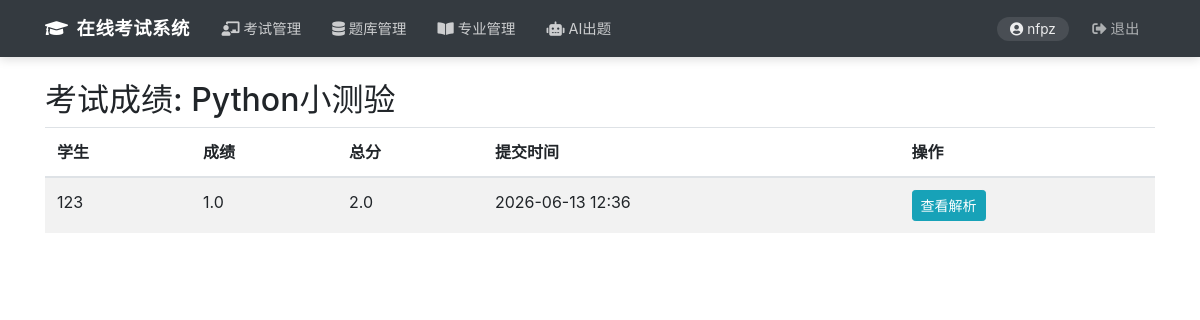
Screenshot of /results/exam/2 (signed in) with the database file from the repository.
### database/models.py (models this page shows, shortened)
class User(db.Model, UserMixin):
    id = db.Column(db.Integer, primary_key=True)
    username = db.Column(db.String(20), unique=True, nullable=False)
    email = db.Column(db.String(120), unique=True)  # , nullable=False)
    password_hash = db.Column(db.String(60), nullable=False)
    role = db.Column(db.String(20), nullable=False)
    created_at = db.Column(db.DateTime, nullable=False, default=datetime.utcnow)
    def is_teacher(self):
        return self.role == RoleEnum.TEACHER

class Exam(db.Model):
    id = db.Column(db.Integer, primary_key=True)
    title = db.Column(db.String(100), nullable=False)
    description = db.Column(db.Text)
    start_time = db.Column(db.DateTime, nullable=False)
    end_time = db.Column(db.DateTime, nullable=False)
    duration = db.Column(db.Integer, nullable=False)  # 分钟
    status = db.Column(db.String(20), nullable=False, default=ExamStatusEnum.DRAFT)
    creator_id = db.Column(db.Integer, db.ForeignKey('user.id'), nullable=False)
    created_at = db.Column(db.DateTime, nullable=False, default=datetime.utcnow)
    creator = db.relationship('User', backref='exams', lazy=True)
    exam_questions = db.relationship('ExamQuestion', backref='exam', lazy=True)
    exam_students = db.relationship('ExamStudent', backref='exam', lazy=True)
    sessions = db.relationship('ExamSession', backref='exam', lazy=True)
    results = db.relationship('Result', backref='exam', lazy=True)

class Result(db.Model):
    id = db.Column(db.Integer, primary_key=True)
    exam_id = db.Column(db.Integer, db.ForeignKey('exam.id'), nullable=False)
    student_id = db.Column(db.Integer, db.ForeignKey('user.id'), nullable=False)
    score = db.Column(db.Float, nullable=False)
    total_score = db.Column(db.Float, nullable=False)
    submitted_at = db.Column(db.DateTime, nullable=False, default=datetime.utcnow)
    ai_analysis = db.Column(db.Text)
    student = db.relationship('User', backref='results', lazy=True)

### result/routes.py (the view)
@result_bp.route("/results/exam/<int:exam_id>")
@login_required
def exam_results(exam_id):
    if not current_user.is_teacher():
        flash('无权访问', 'danger')
        return redirect(url_for('home'))
    exam = Exam.query.get_or_404(exam_id)
    if exam.creator_id != current_user.id:
        flash('无权查看此考试成绩', 'danger')
        return redirect(url_for('exam.dashboard'))
    return render_template('result/exam_results.html', exam=exam)

### app.py (called while the page is built, shortened)
@login_manager.user_loader
def load_user(user_id):
    from database.models import User
    return db.session.get(User, int(user_id))

@app.before_request
def auto_end_expired_exams():
    from database.models import Exam, ExamSession, ExamStatusEnum, Answer, ExamQuestion, Result, Question, QuestionTypeEnum
    OBJECTIVE_TYPES = {'single_choice', 'multiple_choice', 'true_false', 'fill_blank'}
    try:
        now = datetime.now()
        expired_exams = Exam.query.filter(
            Exam.status == ExamStatusEnum.PUBLISHED,
            Exam.end_time < now
        ).all()
        if expired_exams:
            db.session.commit()
    except Exception:
        db.session.rollback()

### templates/result/exam_results.html (shortened to what this page needs)
<!DOCTYPE html>
<html lang="zh-CN">
<head>
    <link rel="stylesheet" href="https://maxcdn.bootstrapcdn.com/bootstrap/4.5.2/css/bootstrap.min.css">
</head>
<body>
    {% include 'layout/header.html' %}
    <div class="container mt-4">
        <h2>考试成绩: {{ exam.title }}</h2>
        <table class="table table-striped">
            <thead>
                <tr>
                    <th>学生</th>
                    <th>成绩</th>
                    <th>总分</th>
                    <th>提交时间</th>
                    <th>操作</th>
                </tr>
            </thead>
            <tbody>
                {% for result in exam.results %}
                <tr>
                    <td>{{ result.student.username }}</td>
                    <td>{{ result.score }}</td>
                    <td>{{ result.total_score }}</td>
                    <td>{{ result.submitted_at.strftime('%Y-%m-%d %H:%M') }}</td>
                    <td>
                        {% if exam.status == 'ended' %}
                            <a href="{{ url_for('result.view_analysis', exam_id=exam.id, student_id=result.student_id) }}"
                               class="btn btn-sm btn-info">查看解析</a>
                        {% endif %}
                    </td>
                </tr>
                {% endfor %}
            </tbody>
        </table>
    </div>
</body>
</html>

### templates/layout/header.html (shortened to what this page needs)
<!DOCTYPE html>
<html lang="zh-CN">
<head>
    <link rel="stylesheet" href="https://maxcdn.bootstrapcdn.com/bootstrap/4.5.2/css/bootstrap.min.css">
    <link rel="stylesheet" href="https://cdnjs.cloudflare.com/ajax/libs/font-awesome/5.15.4/css/all.min.css">
</head>
<body>
    <nav class="navbar navbar-expand-lg navbar-dark bg-dark">
        <div class="container">
            <a class="navbar-brand" href="/">
                <i class="fas fa-graduation-cap mr-2"></i>在线考试系统
            </a>
            <div class="collapse navbar-collapse" id="mainNav">
                <ul class="navbar-nav mr-auto">
                    {% if current_user.is_authenticated %}
                        {% if current_user.is_teacher() %}
                            <li class="nav-item">
                                <a class="nav-link" data-path="/dashboard" href="{{ url_for('exam.dashboard') }}">
                                    <i class="fas fa-chalkboard-teacher mr-1"></i>考试管理
                                </a>
                            </li>
                            <li class="nav-item">
                                <a class="nav-link" data-path="/questions" href="{{ url_for('question_bank.list_questions') }}">
                                    <i class="fas fa-database mr-1"></i>题库管理
                                </a>
                            </li>
                            <li class="nav-item">
                                <a class="nav-link" data-path="/majors" href="{{ url_for('question_bank.manage_majors') }}">
                                    <i class="fas fa-book-open mr-1"></i>专业管理
                                </a>
                            </li>
                            <li class="nav-item">
                                <a class="nav-link" data-path="/ai/generate" href="{{ url_for('ai.generate_questions') }}">
                                    <i class="fas fa-robot mr-1"></i>AI出题
                                </a>
                            </li>
                        {% endif %}
                    {% endif %}
                </ul>
                <ul class="navbar-nav align-items-center">
                    {% if current_user.is_authenticated %}
                        <li class="nav-item">
                            <span class="user-badge">
                                <i class="fas fa-user-circle mr-1"></i>{{ current_user.username }}
                            </span>
                        </li>
                        <li class="nav-item">
                            <a class="nav-link logout-link" href="{{ url_for('auth.logout') }}">
                                <i class="fas fa-sign-out-alt mr-1"></i>退出
                            </a>
                        </li>
                    {% endif %}
                </ul>
            </div>
        </div>
    </nav>

### templates/layout/header.html (style rules this page uses)
.navbar { box-shadow: 0 2px 10px rgba(0,0,0,0.15); padding: 0.6rem 1rem; }
.navbar-brand { font-weight: 700; font-size: 1.15rem; letter-spacing: 0.5px; }
.navbar .nav-link { padding: 0.5rem 0.85rem !important; border-radius: 6px; margin: 0 2px; font-size: 0.9rem; transition: all 0.2s ease; color: rgba(255,255,255,0.75) !important; }
.navbar .user-badge { color: rgba(255,255,255,0.9); font-size: 0.85rem; background: rgba(255,255,255,0.1); border-radius: 20px; padding: 0.25rem 0.8rem; margin-right: 0.5rem; }
.navbar .nav-link.logout-link { color: rgba(255,255,255,0.6) !important; }

### rows the page displays
User: username "nfpz"
Exam: title "Python小测验"
Result: student.username "123", score "1.0", total_score "2.0", submitted_at "2026-06-13 12:36"
